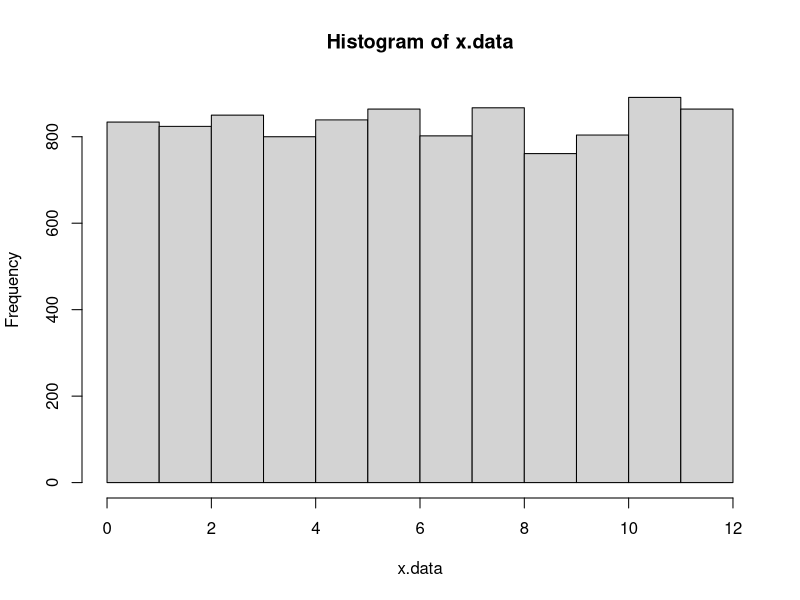

Generate this figure with R:
# Set the random seed to a known point, to allow
# us to duplicate pseudorandom results
set.seed(13)

x.data <- as.integer(runif(10000, 1, 13))

# Verify that it is roughly uniformly distributed
# across 12 bins
hist(x.data, breaks=seq(0,12))

x.mean <- mean(x.data)
x.var <- var(x.data)
c(x.mean, x.var)